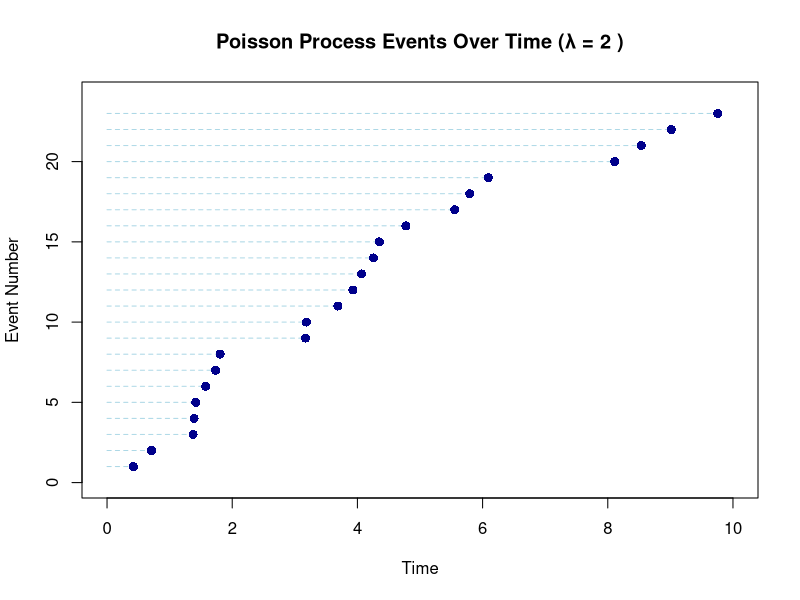

Reproduce this figure in R. (Note: this script raises an error after producing the figure.)
# stochastic_process.R
# Visualizing Poisson process events over time

# --- Visualizing Poisson Process Events Over Time ---

# 1. Define the rate parameter (lambda)
# Lambda (λ) is the average number of events per unit of time.
# Let's say, on average, 2 events happen per unit of time (e.g., per hour, per day).
lambda <- 2

# 2. Define the duration for which we want to simulate the process
# Let's simulate for 10 units of time (e.g., 10 hours, 10 days).
max_time <- 10

# --- Simulation Method 1: Simulate Inter-Arrival Times ---
# The time between events in a Poisson process follows an Exponential distribution.
# We generate enough inter-arrival times to exceed our max_time.
# The rate parameter for rexp() is lambda.
set.seed(123) # For reproducibility

# Generate inter-arrival times
inter_arrival_times <- rexp(n = round(max_time * lambda * 1.5), rate = lambda)
# We generate more than expected (1.5x) to ensure we cover max_time.

# Calculate the cumulative sum to get the actual event times
event_times <- cumsum(inter_arrival_times)

# Filter events that occur within our defined max_time
event_times_within_range <- event_times[event_times <= max_time]

# Get the number of events
num_events <- length(event_times_within_range)

# --- Plotting Method 1: Scatter Plot of Event Occurrences ---
# This shows exactly when each event happens.
plot(event_times_within_range, 1:num_events,
     type = "p", # 'p' for points
     pch = 16,   # Solid circles for points
     col = "darkblue",
     xlab = "Time",
     ylab = "Event Number",
     main = paste("Poisson Process Events Over Time (λ =", lambda, ")"),
     xlim = c(0, max_time),
     ylim = c(0, num_events + 1), # Add some padding to y-axis
     cex = 1.2 # Size of points
)
# Add a horizontal line at each event to make it clearer
segments(0, 1:num_events, event_times_within_range, 1:num_events, col = "lightblue", lty = 2)
points(event_times_within_range, 1:num_events, pch = 16, col = "darkblue", cex = 1.2) # Re-plot points on top


# --- Plotting Method 2: Cumulative Number of Events (Step Plot) ---
# This shows how the total count of events grows over time.
# Create data for the step plot: (time, cumulative count)
cumulative_counts <- 0:num_events
times_for_step_plot <- c(0, event_times_within_range)

plot(stepfun(times_for_step_plot, cumulative_counts),
     xlim = c(0, max_time),
     xlab = "Time",
     ylab = "Cumulative Number of Events",
     main = paste("Cumulative Number of Events in Poisson Process (λ =", lambda, ")"),
     col = "darkred",
     lwd = 2) # Line width

# Add horizontal line at max_time for reference
abline(v = max_time, col = "gray", lty = 2)
text(max_time, 0, paste("Max Time =", max_time), pos = 4, col = "gray")

# Add final count
text(max_time, num_events, paste("Total Events =", num_events), pos = 2, col = "darkred")

# --- Optional: Simulate directly using `rpois` for counts over fixed intervals ---
# This is an alternative way to think about it:
# If you divide your max_time into small intervals (e.g., 1 unit each)
# The number of events in each interval follows a Poisson distribution with mean = lambda * interval_length
print(paste0("Expected number of events in ", max_time, " units of time: ", lambda * max_time))

# Simulate counts for 1-unit intervals
interval_counts <- rpois(max_time, lambda = lambda)
print("Number of events in each 1-unit interval (simulated):")
print(interval_counts)
print(paste("Total events in intervals:", sum(interval_counts)))

